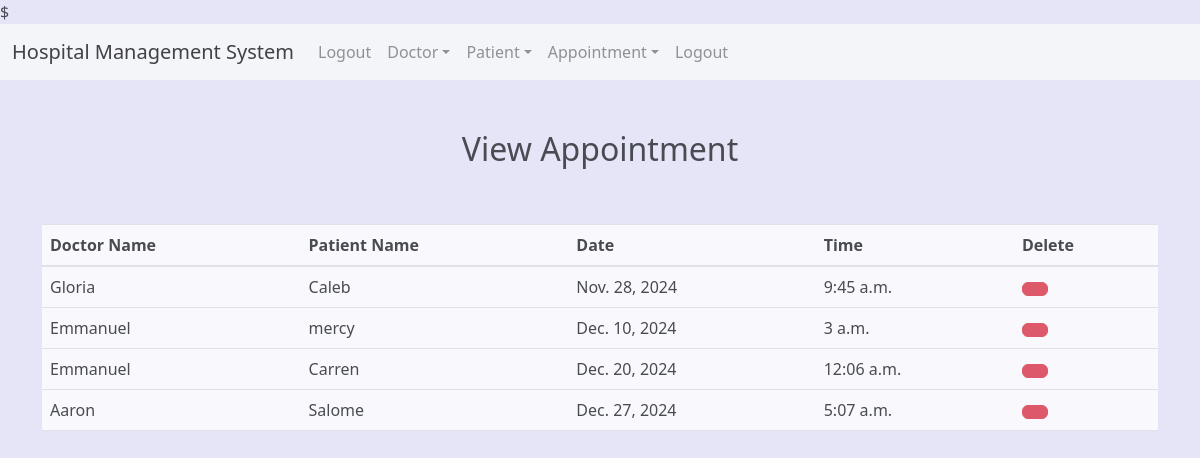
Screenshot of /view_appointment (signed in) with the database file from the repository.
### micoapp/models.py (models this page shows, shortened)
class Appointment(models.Model):
    doctor = models.ForeignKey(Doctor, on_delete=models.CASCADE)
    patient =models.ForeignKey(Patient, on_delete=models.CASCADE)
    date1 = models.DateField()
    time1 = models.TimeField()

class Doctor(models.Model):
    name = models.CharField(max_length=50)
    mobile = models.CharField(max_length=11)
    specialization = models.CharField(max_length=100)
    def __str__(self):
        return self.name

class Patient(models.Model):
    name = models.CharField(max_length=50)
    mobile = models.CharField(max_length=11)
    gender = models.CharField(max_length=50)
    address = models.CharField(max_length=100)
    def __str__(self):
        return self.name

### micoapp/views.py (the view)
# urls.py: path('view_appointment', views.view_appointment, name='view_appointment'),
def view_appointment(request):
    if not request.user.is_staff:
        return redirect('login')
    appoint = Appointment.objects.all()
    d = {'appoint':appoint}
    return render(request, 'view_appointment.html', d)

### micoapp/templates/view_appointment.html
{% extends 'navigation.html' %}
{% load static %}
{% block body %}
    <div class="container" style="margin-top: 50px">
    <h2 class="text-center">View Appointment</h2>
        <br><br>
    <table class="table table-hover" id="example">
        <thead>
            <tr>
                <th>Doctor Name</th>
                <th>Patient Name</th>
                <th>Date</th>
                <th>Time</th>
                <th>Delete</th>
            </tr>
        </thead>
        <tbody>
        {% for i in appoint %}
        <tr>
            <td>{{ i.doctor }}</td>
            <td>{{ i.patient }}</td>
             <td>{{ i.date1 }}</td>
            <td>{{ i.time1 }}</td>
            <td><a href="{% url 'delete_appointment' i.id %}" onclick="return confirm('Are you sure')" class="btn btn-danger"></a></td>
        </tr>
        {% endfor %}
        </tbody>
    </table>
    </div>
{% endblock %}

### micoapp/templates/navigation.html (shortened to what this page needs)
{% load static %}
<!doctype html>
<html lang="en">
  <head>
      <link rel="stylesheet" href="{% static 'css/style.css' %}">
<link href="https://stackpath.bootstrapcdn.com/bootstrap/4.5.2/css/bootstrap.min.css" rel="stylesheet">
    <link href="https://cdn.jsdelivr.net/npm/bootstrap@5.3.1/dist/css/bootstrap.min.css" rel="stylesheet">
      <link rel="stylesheet" href="https://cdnjs.cloudflare.com/ajax/libs/twitter-bootstrap/5.3.0/css/bootstrap.min.css">
      <link rel="stylesheet" href="https://cdn.datatables.net/2.1.8/css/dataTables.bootstrap5.css">
        </head>
  <body>
<nav class="navbar navbar-expand-lg navbar-light bg-light">
  <div class="container-fluid">
    <a class="navbar-brand" href="#">Hospital Management System</a>
    <div class="collapse navbar-collapse" id="mymenu">
      <ul class="navbar-nav me-auto mb-2 mb-lg-0">
          {% if request.user.is_staff %}
          <li class="nav-item">
              <a class="nav-link" href="{% url 'logout.html' %}"> Logout</a>
          </li>
          <li class="nav-item dropdown">
              <a class="nav-link dropdown-toggle" data-toggle="dropdown" href="#">Doctor</a>
          </li>
          <li class="nav-item dropdown">
              <a class="nav-link dropdown-toggle" data-toggle="dropdown" href="#">Patient</a>
          </li>
         <li class="nav-item dropdown">
              <a class="nav-link dropdown-toggle" data-toggle="dropdown" href="#">Appointment</a>
          </li>
          <li class="nav-item">
              <a class="nav-link" href="{% url 'logout.html' %}">Logout</a>
          </li>
          {% endif %}
      </ul>
    </div>
  </div>
</nav>
  {% block body %}
  {% endblock %}
  </body>
</html>

### micoapp/static/css/style.css (style rules this page uses)
body { background-color: #e5e5f7; opacity: 0.8; background-image: radial-gradient(#444cf7 0.5px, transparent 0.5px), radial-gradient(#444cf7 0.5px, #e5e5f7 0.5px); background-size: 20px 20px; background-position: 0 0,10px 10px; }

### rows the page displays
Appointment: doctor "Gloria", patient "Caleb", date1 "Nov. 28, 2024", time1 "9:45 a.m."
Appointment: doctor "Emmanuel", patient "mercy", date1 "Dec. 10, 2024", time1 "3 a.m."
Appointment: doctor "Emmanuel", patient "Carren", date1 "Dec. 20, 2024", time1 "12:06 a.m."
Appointment: doctor "Aaron", patient "Salome", date1 "Dec. 27, 2024", time1 "5:07 a.m."
